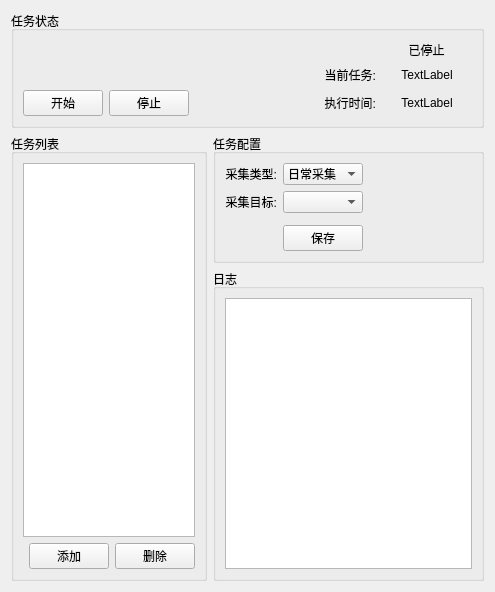
<?xml version="1.0" encoding="UTF-8"?>
<ui version="4.0">
 <class>MBAutoFarmWidget</class>
 <widget class="QWidget" name="MBAutoFarmWidget">
  <property name="geometry">
   <rect>
    <x>0</x>
    <y>0</y>
    <width>495</width>
    <height>592</height>
   </rect>
  </property>
  <property name="windowTitle">
   <string>Form</string>
  </property>
  <layout class="QGridLayout" name="gridLayout" rowstretch="2,2,6" columnstretch="4,6">
   <item row="2" column="1">
    <widget class="QGroupBox" name="taskLogBox">
     <property name="title">
      <string>日志</string>
     </property>
     <layout class="QGridLayout" name="gridLayout_5">
      <item row="0" column="0">
       <widget class="QTextEdit" name="taskLogTextEdit">
        <property name="readOnly">
         <bool>true</bool>
        </property>
       </widget>
      </item>
     </layout>
    </widget>
   </item>
   <item row="1" column="0" rowspan="2">
    <widget class="QGroupBox" name="taskListBox">
     <property name="title">
      <string>任务列表</string>
     </property>
     <layout class="QGridLayout" name="gridLayout_3">
      <item row="1" column="1">
       <widget class="QPushButton" name="taskListAddButton">
        <property name="text">
         <string>添加</string>
        </property>
       </widget>
      </item>
      <item row="1" column="2">
       <widget class="QPushButton" name="taskListDelButton">
        <property name="text">
         <string>删除</string>
        </property>
       </widget>
      </item>
      <item row="1" column="0">
       <spacer name="horizontalSpacer_2">
        <property name="orientation">
         <enum>Qt::Orientation::Horizontal</enum>
        </property>
        <property name="sizeHint" stdset="0">
         <size>
          <width>40</width>
          <height>20</height>
         </size>
        </property>
       </spacer>
      </item>
      <item row="0" column="0" colspan="3">
       <widget class="QListWidget" name="taskListWidget"/>
      </item>
     </layout>
    </widget>
   </item>
   <item row="0" column="0" colspan="2">
    <widget class="QGroupBox" name="taskStatusBox">
     <property name="title">
      <string>任务状态</string>
     </property>
     <layout class="QGridLayout" name="gridLayout_2">
      <item row="1" column="3">
       <widget class="QLabel" name="taskChooseNameTitleLable">
        <property name="text">
         <string>当前任务:</string>
        </property>
        <property name="alignment">
         <set>Qt::AlignmentFlag::AlignRight|Qt::AlignmentFlag::AlignTrailing|Qt::AlignmentFlag::AlignVCenter</set>
        </property>
       </widget>
      </item>
      <item row="0" column="6">
       <widget class="QLabel" name="taskStatusLabel">
        <property name="text">
         <string>        已停止        </string>
        </property>
       </widget>
      </item>
      <item row="2" column="6">
       <widget class="QLabel" name="taskRuntimeLabel">
        <property name="text">
         <string>TextLabel</string>
        </property>
        <property name="alignment">
         <set>Qt::AlignmentFlag::AlignCenter</set>
        </property>
       </widget>
      </item>
      <item row="1" column="6">
       <widget class="QLabel" name="taskChooseNameLabel">
        <property name="text">
         <string>TextLabel</string>
        </property>
        <property name="alignment">
         <set>Qt::AlignmentFlag::AlignCenter</set>
        </property>
       </widget>
      </item>
      <item row="2" column="2">
       <widget class="QPushButton" name="taskStopButton">
        <property name="text">
         <string>停止</string>
        </property>
       </widget>
      </item>
      <item row="0" column="3">
       <spacer name="horizontalSpacer">
        <property name="orientation">
         <enum>Qt::Orientation::Horizontal</enum>
        </property>
        <property name="sizeHint" stdset="0">
         <size>
          <width>40</width>
          <height>20</height>
         </size>
        </property>
       </spacer>
      </item>
      <item row="2" column="0">
       <widget class="QPushButton" name="taskStartButton">
        <property name="text">
         <string>开始</string>
        </property>
       </widget>
      </item>
      <item row="2" column="3">
       <widget class="QLabel" name="taskRuntimeTitleLabel">
        <property name="text">
         <string>执行时间:</string>
        </property>
        <property name="alignment">
         <set>Qt::AlignmentFlag::AlignRight|Qt::AlignmentFlag::AlignTrailing|Qt::AlignmentFlag::AlignVCenter</set>
        </property>
       </widget>
      </item>
      <item row="3" column="0">
       <spacer name="verticalSpacer">
        <property name="orientation">
         <enum>Qt::Orientation::Vertical</enum>
        </property>
        <property name="sizeHint" stdset="0">
         <size>
          <width>20</width>
          <height>40</height>
         </size>
        </property>
       </spacer>
      </item>
     </layout>
    </widget>
   </item>
   <item row="1" column="1">
    <widget class="QGroupBox" name="taskConfigBox">
     <property name="title">
      <string>任务配置</string>
     </property>
     <layout class="QGridLayout" name="gridLayout_4">
      <item row="0" column="1">
       <widget class="QComboBox" name="collectionTypeComboBox">
        <item>
         <property name="text">
          <string>日常采集</string>
         </property>
        </item>
        <item>
         <property name="text">
          <string>伐木</string>
         </property>
        </item>
        <item>
         <property name="text">
          <string>采矿</string>
         </property>
        </item>
        <item>
         <property name="text">
          <string>采集药草</string>
         </property>
        </item>
        <item>
         <property name="text">
          <string>剪羊毛</string>
         </property>
        </item>
        <item>
         <property name="text">
          <string>收割</string>
         </property>
        </item>
        <item>
         <property name="text">
          <string>锄地</string>
         </property>
        </item>
        <item>
         <property name="text">
          <string>昆虫采集</string>
         </property>
        </item>
        <item>
         <property name="text">
          <string>钓鱼</string>
         </property>
        </item>
       </widget>
      </item>
      <item row="1" column="0">
       <widget class="QLabel" name="collectionTargetTitleLabel">
        <property name="text">
         <string>采集目标:</string>
        </property>
        <property name="alignment">
         <set>Qt::AlignmentFlag::AlignRight|Qt::AlignmentFlag::AlignTrailing|Qt::AlignmentFlag::AlignVCenter</set>
        </property>
       </widget>
      </item>
      <item row="0" column="2">
       <spacer name="horizontalSpacer_3">
        <property name="orientation">
         <enum>Qt::Orientation::Horizontal</enum>
        </property>
        <property name="sizeHint" stdset="0">
         <size>
          <width>40</width>
          <height>20</height>
         </size>
        </property>
       </spacer>
      </item>
      <item row="1" column="1">
       <widget class="QComboBox" name="collectionTargetComboBox"/>
      </item>
      <item row="0" column="0">
       <widget class="QLabel" name="collectionTypeTitleLabel">
        <property name="text">
         <string>采集类型:</string>
        </property>
        <property name="alignment">
         <set>Qt::AlignmentFlag::AlignRight|Qt::AlignmentFlag::AlignTrailing|Qt::AlignmentFlag::AlignVCenter</set>
        </property>
       </widget>
      </item>
      <item row="2" column="0" rowspan="2">
       <spacer name="verticalSpacer_2">
        <property name="orientation">
         <enum>Qt::Orientation::Vertical</enum>
        </property>
        <property name="sizeHint" stdset="0">
         <size>
          <width>20</width>
          <height>40</height>
         </size>
        </property>
       </spacer>
      </item>
      <item row="3" column="1">
       <widget class="QPushButton" name="taskConfigSaveButton">
        <property name="text">
         <string>保存</string>
        </property>
       </widget>
      </item>
     </layout>
    </widget>
   </item>
  </layout>
 </widget>
 <resources/>
 <connections/>
</ui>
